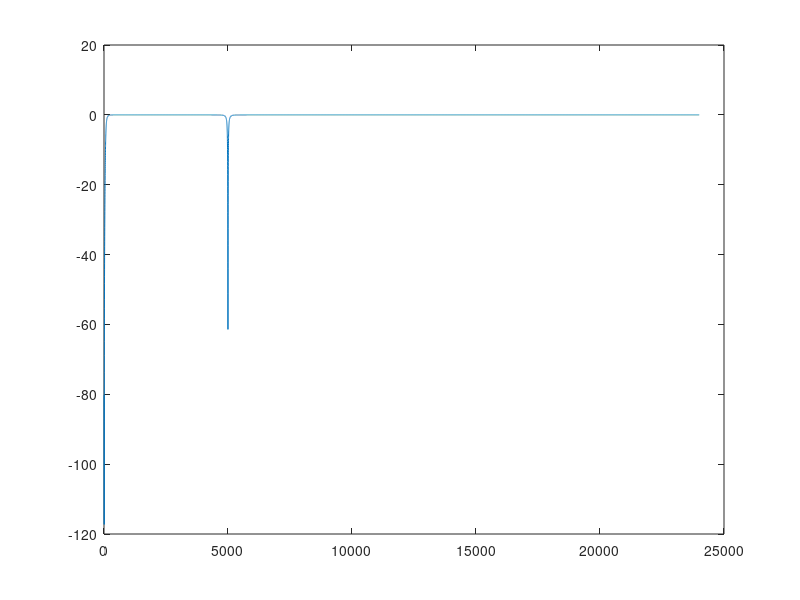

The MATLAB source for this figure:
pkg load signal

clc

format long;

N = 3000;
cut = 2200;

testSignal =[zeros(1,N), 1, zeros(1,N)];

sf = 500*2000/2048;
sf2 = sf/2;
[b,a] = pei_tseng_notch(50/sf2, 0.5/sf2);
filtered = filtfilt(b, a, testSignal);
b
a

[b,a] = cheby2(2, 40, 0.1/sf2, "high");
filtered = filtfilt(b, a, filtered);
b
a

taps = filtered(N-cut:N+cut+2);
m = abs(fft(taps,48800));
20*log10(m(1))

plot(20*log10(m(1:24000)))
#plot(taps)
